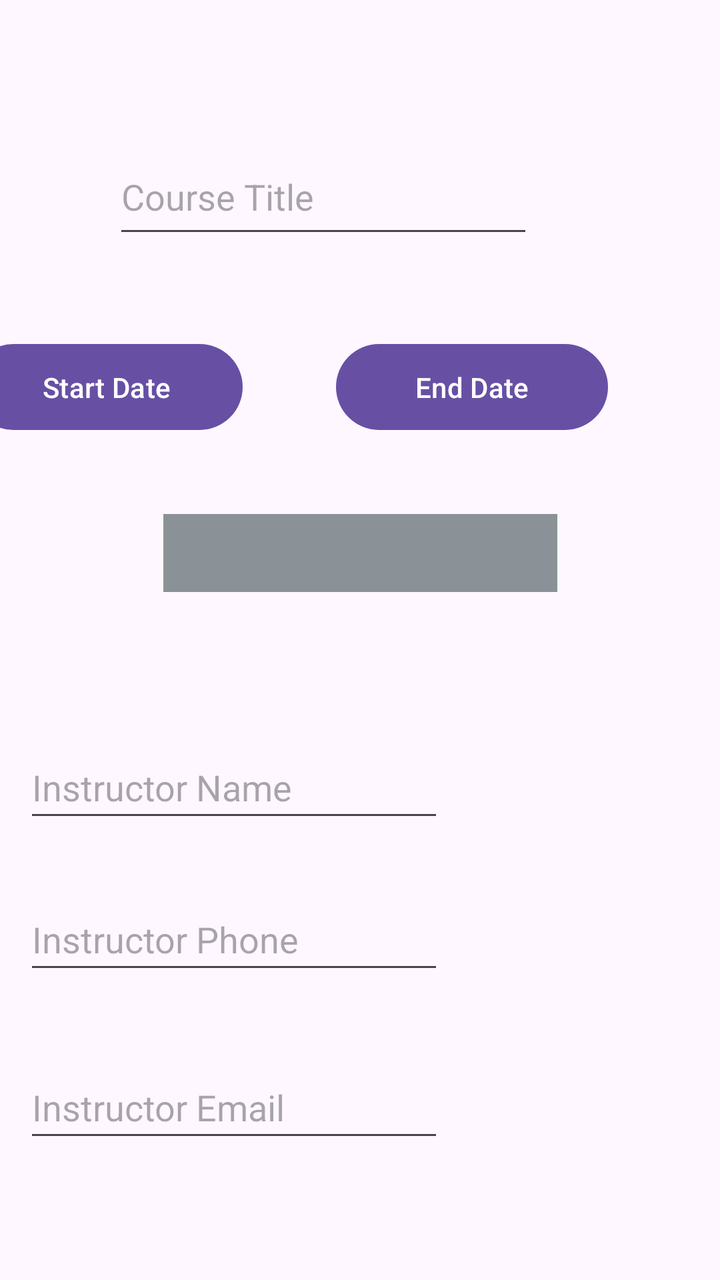
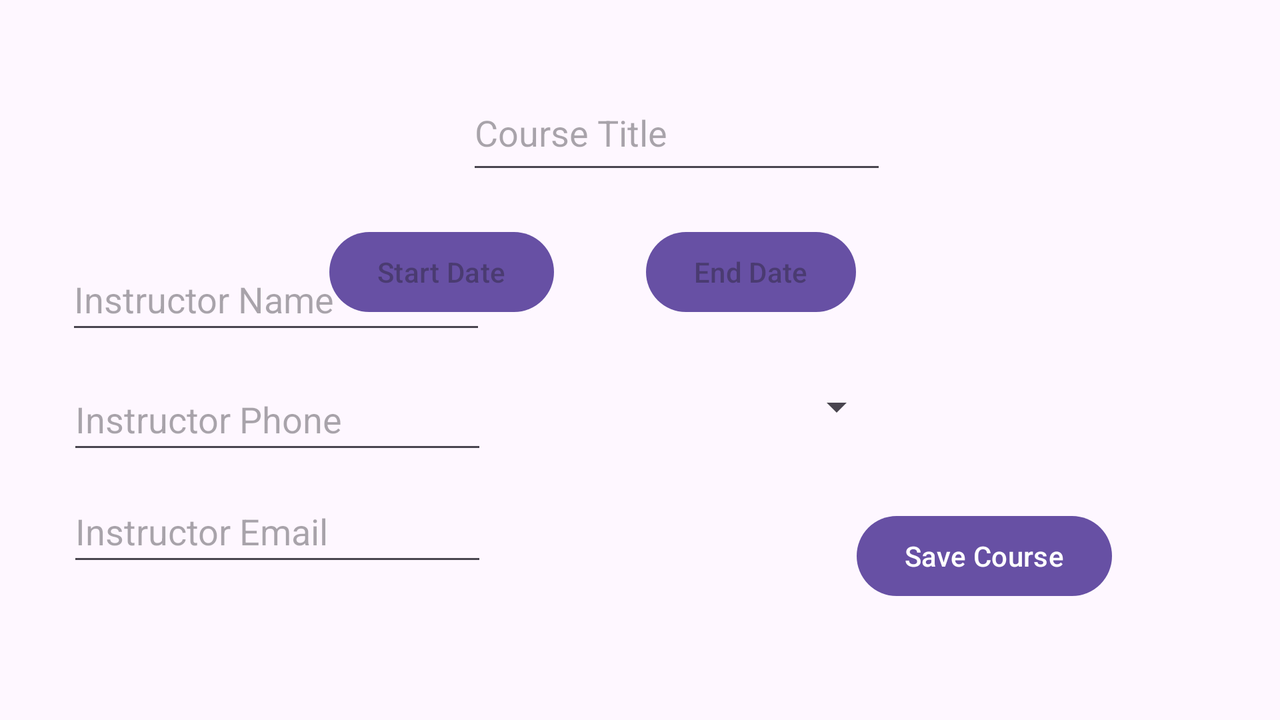

First picture: res/layout/ on a phone held upright. Second picture: the repository's own variant of that layout, on a device whose configuration matches the variant's folder. Source for both follows.
<!-- AndroidManifest.xml: application theme Theme.ABM2 -->
<!-- res/layout/activity_course_select.xml -->
<?xml version="1.0" encoding="utf-8"?>
<androidx.constraintlayout.widget.ConstraintLayout xmlns:android="http://schemas.android.com/apk/res/android"
    xmlns:app="http://schemas.android.com/apk/res-auto"
    xmlns:tools="http://schemas.android.com/tools"
    android:id="@+id/main"
    android:layout_width="match_parent"
    android:layout_height="match_parent"
    tools:context=".CourseSelect">

    <EditText
        android:id="@+id/courseNameField"
        android:layout_width="wrap_content"
        android:layout_height="wrap_content"
        android:layout_marginTop="76dp"
        android:ems="10"
        android:gravity="start|top"
        android:hint="Course Title"
        android:inputType="textMultiLine"
        android:minHeight="48dp"
        app:layout_constraintEnd_toEndOf="parent"
        app:layout_constraintHorizontal_bias="0.378"
        app:layout_constraintStart_toStartOf="parent"
        app:layout_constraintTop_toTopOf="parent" />

    <EditText
        android:id="@+id/instructorNameField"
        android:layout_width="wrap_content"
        android:layout_height="wrap_content"
        android:layout_marginTop="72dp"
        android:ems="10"
        android:hint="Instructor Name"
        android:inputType="text"
        android:minHeight="48dp"
        app:layout_constraintEnd_toEndOf="parent"
        app:layout_constraintHorizontal_bias="0.079"
        app:layout_constraintStart_toStartOf="parent"
        app:layout_constraintTop_toBottomOf="@+id/courseStatusField" />

    <EditText
        android:id="@+id/instructorPhoneField"
        android:layout_width="wrap_content"
        android:layout_height="wrap_content"
        android:layout_marginTop="28dp"
        android:ems="10"
        android:hint="Instructor Phone"
        android:inputType="phone"
        android:minHeight="48dp"
        app:layout_constraintEnd_toEndOf="parent"
        app:layout_constraintHorizontal_bias="0.079"
        app:layout_constraintStart_toStartOf="parent"
        app:layout_constraintTop_toBottomOf="@+id/instructorNameField" />

    <EditText
        android:id="@+id/instructorEmailField"
        android:layout_width="wrap_content"
        android:layout_height="wrap_content"
        android:layout_marginTop="36dp"
        android:ems="10"
        android:hint="Instructor Email"
        android:inputType="textEmailAddress"
        android:minHeight="48dp"
        app:layout_constraintEnd_toEndOf="parent"
        app:layout_constraintHorizontal_bias="0.079"
        app:layout_constraintStart_toStartOf="parent"
        app:layout_constraintTop_toBottomOf="@+id/instructorPhoneField" />

    <Button
        android:id="@+id/courseSave"
        android:layout_width="wrap_content"
        android:layout_height="wrap_content"
        android:layout_marginStart="76dp"
        android:layout_marginTop="49dp"
        android:layout_marginBottom="160dp"
        android:text="Save Course"
        app:layout_constraintBottom_toBottomOf="parent"
        app:layout_constraintStart_toStartOf="parent"
        app:layout_constraintTop_toBottomOf="@+id/instructorEmailField"
        app:layout_constraintVertical_bias="0.0" />

    <Button
        android:id="@+id/courseStartDateField"
        android:layout_width="136dp"
        android:layout_height="51dp"
        android:layout_marginTop="44dp"
        android:layout_marginEnd="47dp"
        android:text="Start Date"
        app:layout_constraintEnd_toStartOf="@+id/courseEndDateField"
        app:layout_constraintHorizontal_bias="1.0"
        app:layout_constraintStart_toStartOf="parent"
        app:layout_constraintTop_toBottomOf="@+id/courseNameField" />

    <Button
        android:id="@+id/courseEndDateField"
        android:layout_width="136dp"
        android:layout_height="51dp"
        android:layout_marginTop="44dp"
        android:layout_marginEnd="56dp"
        android:text="End Date"
        app:layout_constraintEnd_toEndOf="parent"
        app:layout_constraintTop_toBottomOf="@+id/courseNameField" />

    <Spinner
        android:id="@+id/courseStatusField"
        android:layout_width="197dp"
        android:layout_height="39dp"
        android:layout_marginTop="38dp"
        android:background="@color/material_dynamic_neutral_variant60"
        app:layout_constraintEnd_toEndOf="parent"
        app:layout_constraintStart_toStartOf="parent"
        app:layout_constraintTop_toBottomOf="@+id/courseStartDateField" />

</androidx.constraintlayout.widget.ConstraintLayout>
<!-- resources referenced by this layout -->
<resources>
  <style name="Theme.ABM2" parent="Base.Theme.ABM2" />
  <style name="Base.Theme.ABM2" parent="Theme.Material3.DayNight">
          
          
      </style>
</resources>
<!-- res/layout-land/activity_course_select.xml (the repository's variant of the layout above) -->
<!-- drawn on the phone turned sideways -->
<?xml version="1.0" encoding="utf-8"?>
<androidx.constraintlayout.widget.ConstraintLayout xmlns:android="http://schemas.android.com/apk/res/android"
    xmlns:app="http://schemas.android.com/apk/res-auto"
    xmlns:tools="http://schemas.android.com/tools"
    android:id="@+id/main"
    android:layout_width="match_parent"
    android:layout_height="match_parent"
    tools:context=".CourseSelect">

    <EditText
        android:id="@+id/courseNameField"
        android:layout_width="wrap_content"
        android:layout_height="wrap_content"
        android:layout_marginTop="44dp"
        android:ems="10"
        android:gravity="start|top"
        android:hint="Course Title"
        android:inputType="textMultiLine"
        android:minHeight="48dp"
        app:layout_constraintEnd_toEndOf="parent"
        app:layout_constraintHorizontal_bias="0.543"
        app:layout_constraintStart_toStartOf="parent"
        app:layout_constraintTop_toTopOf="parent" />

    <EditText
        android:id="@+id/instructorNameField"
        android:layout_width="wrap_content"
        android:layout_height="wrap_content"
        android:layout_marginTop="124dp"
        android:ems="10"
        android:hint="Instructor Name"
        android:inputType="text"
        android:minHeight="48dp"
        app:layout_constraintEnd_toEndOf="parent"
        app:layout_constraintHorizontal_bias="0.077"
        app:layout_constraintStart_toStartOf="parent"
        app:layout_constraintTop_toTopOf="parent" />

    <EditText
        android:id="@+id/instructorPhoneField"
        android:layout_width="wrap_content"
        android:layout_height="wrap_content"
        android:layout_marginTop="12dp"
        android:ems="10"
        android:hint="Instructor Phone"
        android:inputType="phone"
        android:minHeight="48dp"
        app:layout_constraintEnd_toEndOf="parent"
        app:layout_constraintHorizontal_bias="0.078"
        app:layout_constraintStart_toStartOf="parent"
        app:layout_constraintTop_toBottomOf="@+id/instructorNameField" />

    <EditText
        android:id="@+id/instructorEmailField"
        android:layout_width="wrap_content"
        android:layout_height="wrap_content"
        android:layout_marginTop="8dp"
        android:ems="10"
        android:hint="Instructor Email"
        android:inputType="textEmailAddress"
        android:minHeight="48dp"
        app:layout_constraintEnd_toEndOf="parent"
        app:layout_constraintHorizontal_bias="0.078"
        app:layout_constraintStart_toStartOf="parent"
        app:layout_constraintTop_toBottomOf="@+id/instructorPhoneField" />

    <Button
        android:id="@+id/courseSave"
        android:layout_width="wrap_content"
        android:layout_height="wrap_content"
        android:layout_marginTop="31dp"
        android:layout_marginEnd="84dp"
        android:text="Save Course"
        app:layout_constraintEnd_toEndOf="parent"
        app:layout_constraintTop_toBottomOf="@+id/courseStatusField" />

    <Button
        android:id="@+id/courseStartDateField"
        android:layout_width="wrap_content"
        android:layout_height="wrap_content"
        android:layout_marginStart="168dp"
        android:layout_marginTop="20dp"
        android:layout_marginEnd="47dp"
        android:hint="Start Date"
        android:tooltipText="Select Start Date"
        app:layout_constraintEnd_toStartOf="@+id/courseEndDateField"
        app:layout_constraintHorizontal_bias="0.842"
        app:layout_constraintStart_toStartOf="parent"
        app:layout_constraintTop_toBottomOf="@+id/courseNameField" />

    <Button
        android:id="@+id/courseEndDateField"
        android:layout_width="wrap_content"
        android:layout_height="wrap_content"
        android:layout_marginTop="20dp"
        android:layout_marginEnd="212dp"
        android:hint="End Date"
        android:tooltipText="Select End Date"
        app:layout_constraintEnd_toEndOf="parent"
        app:layout_constraintTop_toBottomOf="@+id/courseNameField" />

    <Spinner
        android:id="@+id/courseStatusField"
        android:layout_width="197dp"
        android:layout_height="39dp"
        android:layout_marginTop="24dp"
        app:layout_constraintEnd_toEndOf="parent"
        app:layout_constraintHorizontal_bias="0.554"
        app:layout_constraintStart_toStartOf="parent"
        app:layout_constraintTop_toBottomOf="@+id/courseStartDateField" />

</androidx.constraintlayout.widget.ConstraintLayout>
